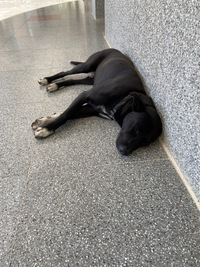
#> input picture src_img.jpg, 200 x 267 px
$ python bg.py   (older library calls are emulated)
#> lines starting #> are read from the running program, lines starting #| are printed output that depends on the picture; after the words box and inside, x2 and y2 are one past the last pixel; in counts of white or black regions, pixels touching at a corner belong together
import cv2
import numpy as np
import math
from scipy import interpolate
import matplotlib.pyplot as plt

class Snake:

    # Constants
    MIN_DISTANCE_BETWEEN_POINTS = 5    # The minimum distance between two points to consider them overlaped
    MAX_DISTANCE_BETWEEN_POINTS = 50    # The maximum distance to insert another point into the spline
    SEARCH_KERNEL_SIZE = 7              # The size of the search kernel.

    # Members
    image = None        # The source image.
    gray = None         # The image in grayscale.
    binary = None       # The image in binary (threshold method).
    gradientX = None    # The gradient (sobel) of the image relative to x.
    gradientY = None    # The gradient (sobel) of the image relative to y.
    blur = None
    width = -1          # The image width.
    height = -1         # The image height.
    points = None       # The list of points of the snake.
    n_starting_points = 10       # The number of starting points of the snake.
    snake_length = 0    # The length of the snake (euclidean distances).
    closed = True       # Indicates if the snake is closed or open.
    alpha = 0.5         # The weight of the uniformity energy.
    beta = 0.5          # The weight of the curvature energy.
    delta = 0.1         # The weight of the user configured energy.
    w_line = 0.5        # The weight to the line energy.
    w_edge = 0.5        # The weight to the edge energy.
    w_term = 0.5        # The weight to the term energy.

    def __init__( self, image = None, closed = True ):
        """
        Object constructor
        :param image: The image to run snake on
        :return:
        """

        # Sets the image and it's properties
        self.image = image

        # Image properties
        self.width = image.shape[1]
        self.height = image.shape[0]

        # Image variations used by the snake
        self.gray = cv2.cvtColor( self.image, cv2.COLOR_RGB2GRAY )
        self.binary = cv2.adaptiveThreshold( self.gray, 255, cv2.ADAPTIVE_THRESH_GAUSSIAN_C, cv2.THRESH_BINARY, 11, 2 )
        self.gradientX = cv2.Sobel( self.gray, cv2.CV_64F, 1, 0, ksize=5 )
        self.gradientY = cv2.Sobel( self.gray, cv2.CV_64F, 0, 1, ksize=5 )

        # Set the snake behaviour (closed or open)
        self.closed = closed

        # Gets the half width and height of the image
        # to use as center of the generated snake circle
        half_width = math.floor( self.width / 2 )
        half_height = math.floor( self.height / 2 )


        ####################################
        # Generating the starting points   #
        ####################################
        if self.closed:
            n = self.n_starting_points
            radius = half_width if half_width < half_height else half_height
            self.points = [ np.array([
                half_width + math.floor( math.cos( 2 * math.pi / n * x ) * radius *0.85),
                half_height + math.floor( math.sin( 2 * math.pi / n * x ) * radius *0.85)])
                for x in range( 0, n )
            ]
        else:   # If it is an open snake, the initial guess will be an horizontal line
            n = self.n_starting_points
            factor = math.floor( half_width / (self.n_starting_points-1) )
            self.points = [ np.array([ math.floor( half_width / 2 ) + x * factor, half_height ])
                for x in range( 0, n )
            ]
    def visualize( self ):
        """
        Draws the current state of the snake over the image.
        :return: An image with the snake drawed over it
        """
        img = self.image.copy()

        # Drawing lines between points
        point_color = ( 0, 255, 255 )     # BGR RED
        line_color = ( 128, 0, 0 )      # BGR half blue
        thickness = 2                   # Thickness of the lines and circles

        # Draw a line between the current and the next point
        n_points = len( self.points )
        for i in range( 0, n_points - 1 ):
            cv2.line( img, tuple( self.points[ i ] ), tuple( self.points[ i + 1 ] ), line_color, thickness )

        # 0 -> N (Closes the snake)
        if self.closed:
            cv2.line(img, tuple( self.points[ 0 ] ), tuple( self.points[ n_points-1 ] ), line_color, thickness )

        # Drawing circles over points
        [ cv2.circle( img, tuple( x ), thickness, point_color, -1) for x in self.points ]

        return img
    def dist( a, b ):

        return np.sqrt( np.sum( ( a - b ) ** 2 ) )
    def normalize( kernel ):
        """
        Normalizes a kernel
        :param kernel: The kernel full of numbers to normalize
        :return: A copy of the kernel normalized
        """

        abs_sum = np.sum( [ abs( x ) for x in kernel ] )
        return kernel / abs_sum if abs_sum != 0 else kernel
    def get_length(self):
        """
        The length of the snake (euclidean distances)
        :return: The lenght of the snake (euclidean distances)
        """

        n_points = len(self.points)
        if not self.closed:
            n_points -= 1

        return np.sum( [ Snake.dist( self.points[i], self.points[ (i+1)%n_points  ] ) for i in range( 0, n_points ) ] )
    def f_uniformity( self, p, prev ):
        """
        The uniformity energy. (The tendency to move the curve towards a straight line)
        :param p: The point being analysed
        :param prev: The previous point in the curve
        :return: The uniformity energy for the given points
        """
        # The average distance between points in the snake
        avg_dist = self.snake_length / len( self.points )
        # The distance between the previous and the point being analysed
        un = Snake.dist( prev, p )

        dun = abs( un - avg_dist )

        return dun**2
    def f_curvature( self, p, prev, next ):
        """
        The Curvature energy
        :param p: The point being analysed
        :param prev: The previous point in the curve
        :param next: The next point in the curve
        :return: The curvature energy for the given points
        """
        ux = p[0] - prev[0]
        uy = p[1] - prev[1]
        un = math.sqrt( ux**2 + uy**2 )

        vx = p[0] - next[0]
        vy = p[1] - next[1]
        vn = math.sqrt( vx**2 + vy**2 )

        if un == 0 or vn == 0:
            return 0

        cx = float( vx + ux )  / ( un * vn )
        cy = float( vy + uy ) / ( un * vn )

        cn = cx**2 + cy**2

        return cn
    def f_line( self, p ):
        """
        The line energy (The tendency to move the curve towards dark / lighter areas)
        :param p: The point being analysed
        :return: The line energy for the given point
        """
        # If the point is out of the bounds of the image, return a high value
        # (since it is a minimization problem)
        if p[0] < 0 or p[0] >= self.width or p[1] < 0 or p[1] >= self.height:
            return np.finfo(np.float64).max

        return self.binary[ p[1] ][ p[0] ]
    def f_edge( self, p ):
        """
        The edge energy (The tendency to move the curve towards edges). Using the sobel gradient.
        :param p: The point being analysed
        :return: The edge energy for the given point
        """
        # If the point is out of the bounds of the image, return a high value
        # (since it is a minimization problem)
        if p[0] < 0 or p[0] >= self.width or p[1] < 0 or p[1] >= self.height:
            return np.finfo(np.float64).max

        return -( self.gradientX[ p[1] ][ p[0] ]**2 + self.gradientY[ p[1] ][ p[0] ]**2  )
    def f_term( self, p, prev, next ):
        """
        Not implemented. The tendency to move the snake towards corners and terminations.
        :param p: The point being analysed
        :return: The term energy.
        """
        return 0
    def f_conf( self, p , prev, next ):
        """
        User configurable energy. The tendency to do whatever you want.
        In this case, I'm adding a perturbation tendency on each point.
        :param p: The point being analysed
        :param prev: The previous point on the snake
        :param next: The next point on the snake
        :return: The user configurable energy
        """
        import random
        return random.random()
    def remove_overlaping_points( self ):
        """
        Remove overlaping points from the curve based on
        the minimum distance between points (MIN_DIST_BETWEEN_POINTS)
        """

        snake_size = len( self.points )

        for i in range( 0, snake_size ):
            for j in range( snake_size-1, i+1, -1 ):
                if i == j:
                    continue

                curr = self.points[ i ]
                end = self.points[ j ]

                dist = Snake.dist( curr, end )

                if dist < self.MIN_DISTANCE_BETWEEN_POINTS:
                    remove_indexes = range( i+1, j ) if (i!=0 and j!=snake_size-1) else [j]
                    remove_size = len( remove_indexes )
                    non_remove_size = snake_size - remove_size
                    if non_remove_size > remove_size:
                        self.points = [ p for k,p in enumerate( self.points ) if k not in remove_indexes ]
                    else:
                        self.points = [ p for k,p in enumerate( self.points ) if k in remove_indexes ]
                    snake_size = len( self.points )
                    break
    def add_missing_points( self ):
        """
        Add points to the spline if the distance between two points is bigger than
        the maximum distance (MAX_DISTANCE_BETWEEN_POINTS)
        """
        snake_size = len( self.points )
        for i in range( 0, snake_size ):
            prev = self.points[ ( i + snake_size-1 ) % snake_size ]
            curr = self.points[ i ]
            next = self.points[ (i+1) % snake_size ]
            next2 = self.points[ (i+2) % snake_size ]

            if Snake.dist( curr, next ) > self.MAX_DISTANCE_BETWEEN_POINTS:
                # Pre-computed uniform cubig b-spline for t = 0.5
                c0 = 0.125 / 6.0
                c1 = 2.875 / 6.0
                c2 = 2.875 / 6.0
                c3 = 0.125 / 6.0
                x = prev[0] * c3 + curr[0] * c2 + next[0] * c1 + next2[0] * c0
                y = prev[1] * c3 + curr[1] * c2 + next[1] * c1 + next2[1] * c0

                new_point = np.array( [ math.floor( 0.5 + x ), math.floor( 0.5 + y ) ] )

                self.points.insert( i+1, new_point )
                snake_size += 1
    def step( self ):
        """
        Perform a step in the active contour algorithm
        """
        changed = False

        # Computes the length of the snake (used by uniformity function)
        self.snake_length = self.get_length()
        new_snake = self.points.copy()


        # Kernels (They store the energy for each point being search along the search kernel)
        search_kernel_size = ( self.SEARCH_KERNEL_SIZE, self.SEARCH_KERNEL_SIZE )
        hks = math.floor( self.SEARCH_KERNEL_SIZE / 2 ) # half-kernel size
        e_uniformity = np.zeros( search_kernel_size )
        e_curvature = np.zeros( search_kernel_size )
        e_line = np.zeros( search_kernel_size )
        e_edge = np.zeros( search_kernel_size )
        e_term = np.zeros( search_kernel_size )
        e_conf = np.zeros( search_kernel_size )

        for i in range( 0, len( self.points ) ):
            curr = self.points[ i ]
            prev = self.points[ ( i + len( self.points )-1 ) % len( self.points ) ]
            next = self.points[ ( i + 1 ) % len( self.points ) ]


            for dx in range( -hks, hks ):
                for dy in range( -hks, hks ):
                    p = np.array( [curr[0] + dx, curr[1] + dy] )

                    # Calculates the energy functions on p
                    e_uniformity[ dx + hks ][ dy + hks ] = self.f_uniformity( p, prev )
                    e_curvature[ dx + hks ][ dy + hks ] = self.f_curvature( p, prev, next )
                    e_line[ dx + hks ][ dy + hks ] = self.f_line( p )
                    e_edge[ dx + hks ][ dy + hks ] = self.f_edge( p )
                    e_term[ dx + hks ][ dy + hks ] = self.f_term( p, prev, next )
                    e_conf[ dx + hks ][ dy + hks ] = self.f_conf( p, prev, next )


            # Normalizes energies
            e_uniformity = Snake.normalize( e_uniformity )
            e_curvature = Snake.normalize( e_curvature )
            e_line = Snake.normalize( e_line )
            e_edge = Snake.normalize( e_edge )
            e_term = Snake.normalize( e_term )
            e_conf = Snake.normalize( e_conf )


            # The sum of all energies for each point

            e_sum = self.alpha * e_uniformity \
                    + self.beta * e_curvature \
                    + self.w_line * e_line \
                    + self.w_edge * e_edge \
                    + self.w_term * e_term \
                    + self.delta * e_conf

            # Searches for the point that minimizes the sum of energies e_sum
            emin = np.finfo(np.float64).max
            x,y = 0,0
            for dx in range( -hks, hks ):
                for dy in range( -hks, hks ):
                    if e_sum[ dx + hks ][ dy + hks ] < emin:
                        emin = e_sum[ dx + hks ][ dy + hks ]
                        x = curr[0] + dx
                        y = curr[1] + dy

            # Boundary check
            x = 1 if x < 1 else x
            x = self.width-2 if x >= self.width-1 else x
            y = 1 if y < 1 else y
            y = self.height-2 if y >= self.height-1 else y

            # Check for changes
            if curr[0] != x or curr[1] != y:
                changed = True

            new_snake[i] = np.array( [ x, y ] )

        self.points = new_snake

        # Post threatment to the snake, remove overlaping points and
        # add missing points
        self.remove_overlaping_points()
        self.add_missing_points()

        return changed

def grabcut_algo(src):
	mask = np.zeros(src.shape[:2],dtype=np.uint8)
	#print("Size",w,h)
	rect = (20,20,src.shape[1]-60,src.shape[0]-60)
	bgdmodel = np.zeros((1,65),np.float64)
	fgdmodel = np.zeros((1,65),np.float64)
	cv2.grabCut(src,mask,rect,bgdmodel,fgdmodel,5,mode=cv2.GC_INIT_WITH_RECT)
	mask2 = np.where((mask==1)+(mask==3),255,0).astype('uint8')
	object = cv2.bitwise_and(src,src,mask=mask2)
	cv2.imshow("object",object)
	cv2.waitKey(10000)
	se = cv2.getStructuringElement(cv2.MORPH_RECT,(3,3))
	cv2.dilate(mask2,se,mask2)
	mask2 = cv2.GaussianBlur(mask2,(3,3),0)
	cv2.imshow('mask',mask2)
	cv2.waitKey(10000)
	return mask2

def snake_algo (src,closed=True):
	snake = Snake(src)
	snake_window_name = "Snakes"
	h,w,ch = src.shape
	mask = np.zeros(src.shape[:2],dtype=np.uint8)
	while(True):
		snakeImg = snake.visualize()
		# Shows the image with snake contour
		cv2.imshow( snake_window_name, snakeImg )
		# Processes a snake step
		snake_changed = snake.step()
		k = cv2.waitKey(33)
		if k == 27:
			break
	pts = [[i[0],i[1]] for i in snake.points]
	pts = np.array(pts,np.int32)
	mask2 = cv2.fillPoly(mask,[pts],(255,255,255))
	cv2.imshow('mask',mask2)
	cv2.waitKey(5000)
	return mask2

def main(src_path,background_path):
	#result = readimg(src_path,background_path)
#> called with src_path = 'src_img.jpg', background_path = 'bg_img.jpg'
	src = cv2.imread(src_path)
#> src is the input picture: shape (267, 200, 3); mean B, G, R 137.8, 141.8, 143.8
	h,w,ch = src.shape
#> h = 267; w = 200; ch = 3
	result = np.zeros((h,w,ch),dtype=np.uint8)
	background = cv2.imread(background_path)
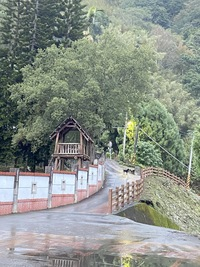
#> input picture bg_img.jpg, 200 x 267 px
#> background is the input picture: shape (267, 200, 3); mean B, G, R 137.7, 145.7, 138.8
	mask = snake_algo(src)
#> in __init__, `self.binary = cv2.adaptiveThreshold( self.gray, 255, cv2.ADAPTIVE_THRE..`:
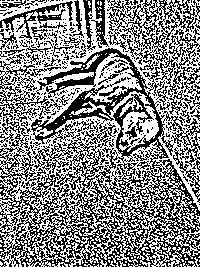
#> self.binary: shape (267, 200); 53.3% white; black in thin lines or dots
#> in __init__, `self.gradientY = cv2.Sobel( self.gray, cv2.CV_64F, 0, 1, ksize=5 )`:
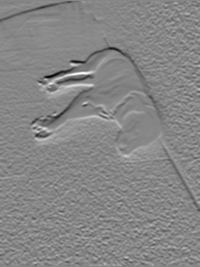
#> self.gradientY: shape (267, 200) float64; min -8541, max 7601, mean -28.5; drawn with min black and max white
#> after the loop in visualize, `for i in range( 0, n_points - 1 ):`:
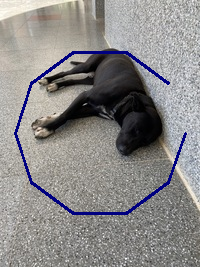
#> img: shape (267, 200, 3); 2.69% of pixels changed, all inside (x1, y1, x2, y2) = (14, 51, 187, 215)
#> in visualize, `[ cv2.circle( img, tuple( x ), thickness, point_color, -1) for x in se..`:
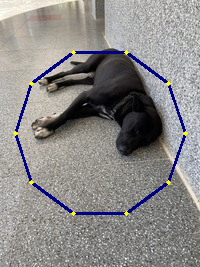
#> img: shape (267, 200, 3); mean B, G, R 136.6, 137.6, 139.6
#> the loop in step, `for i in range( 0, len( self.points ) ):` made 10 passes
#> (key Esc is pressed here)
#> in snake_algo, `mask2 = cv2.fillPoly(mask,[pts],(255,255,255))`:
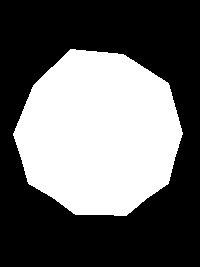
#> mask2: shape (267, 200); 39.9% white; 1 white region, box (x1, y1, x2, y2) and area: (13, 49, 183, 216) 21327
	#mask = grabcut_algo(src)
	background = cv2.GaussianBlur(background,(0,0),1)
	for row in range(h):
		for col in range(w):
			w1 = mask[row,col]/255.0
			b,g,r = src[row,col]
			b1,g1,r1 = background[row,col]
			b = (1.0-w1)*b1 + b * w1
			g = (1.0-w1)*g1 + g *w1
			r = (1.0-w1)*r1 + r*w1
			result[row,col] = (b,g,r)
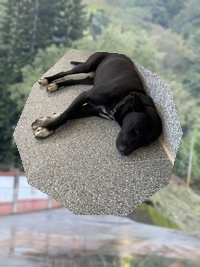
#> result: shape (267, 200, 3); mean B, G, R 131.6, 136.9, 133.9
	cv2.imshow("result",result)
	cv2.imwrite('result_snake.jpg',result,[cv2.IMWRITE_JPEG_QUALITY,90])
	cv2.imwrite('mask_snake.jpg',mask,[cv2.IMWRITE_JPEG_QUALITY,90])
	k = cv2.waitKey(5000)
#> (key Esc is pressed here)


	cv2.destroyAllWindows()
if __name__ == "__main__":
	src_path='src_img.jpg'
	background_path = 'bg_img.jpg'
	main(src_path,background_path)
